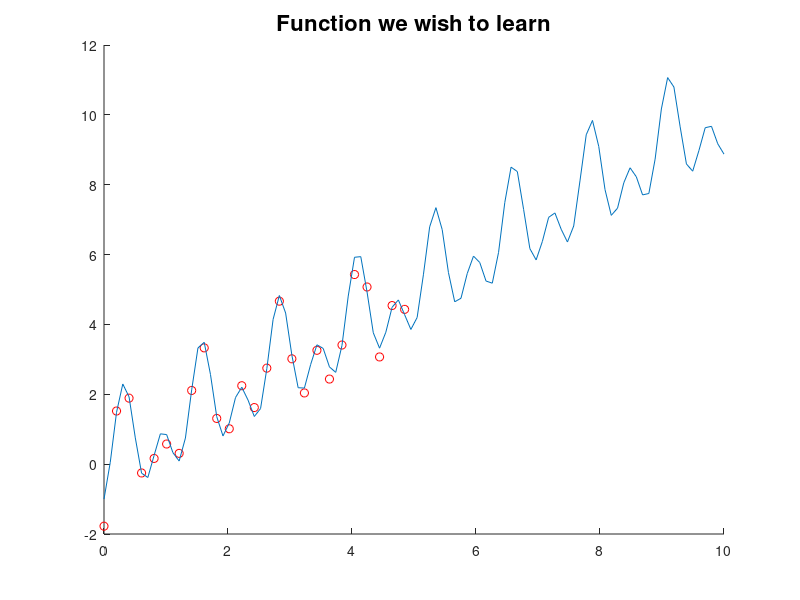

Write MATLAB code to recreate this figure. (Note: this script raises an error after producing the figure.)
% This script illustrates kernelized linear regression
% Author: Andreas Krause (ETHZ)
% Note that the hyperparameters are manually chosen here;
% In practice, one would need to use cross-validation to fit them

fctsmall = 100000;
fctlarge = 10;

n = 100; 
x = linspace(0,10,n);  %create 1-D input data
f = x+sin(x*5)-cos(x*10); %true functional response
y = f+0.2*randn(1,n); %generate noisy labels
clf
hold on
axis([0,10,-2,12])

% select a subset of points for training and plot
trainind = 1:2:50;
ntr = length(trainind);

xtr = x(trainind);
ytr = y(trainind);
plot(xtr,ytr,'ro');
title('Training data','fontsize',16)
pause

plot(x,f);
title('Function we wish to learn','fontsize',16)
pause

% we now use KLR with Gaussian kernel for predictions
Dtr = dist(xtr);
Ktr = exp(-Dtr.^2*25);
lambda = .05;
alpha = (Ktr+lambda*eye(ntr))\ytr';
Dpr = dist(xtr',x);
Kpr = exp(-Dpr.^2*25);
ypr = alpha'*Kpr;
title('Gaussian kernel','fontsize',16)
h = plot(x,ypr,'k','linewidth',2);

pause
delete(h)

% now use too small bandwidth
Dtr = dist(xtr);
Ktr = exp(-Dtr.^2*fctsmall);
lambda = .05;
alpha = (Ktr+lambda*eye(ntr))\ytr';
Dpr = dist(xtr',x);
Kpr = exp(-Dpr.^2*fctsmall);
ypr = alpha'*Kpr;
title('Gaussian kernel, small h','fontsize',16)
h = plot(x,ypr,'k','linewidth',2);

pause 
delete(h)
% now use too large bandwidth
Dtr = dist(xtr);
Ktr = exp(-Dtr.^2/fctlarge);
lambda = .05;
alpha = (Ktr+lambda*eye(ntr))\ytr';
Dpr = dist(xtr',x);
Kpr = exp(-Dpr.^2/fctlarge);
ypr = alpha'*Kpr;
title('Gaussian kernel, large h','fontsize',16)
h = plot(x,ypr,'k','linewidth',2);

pause

hold off
